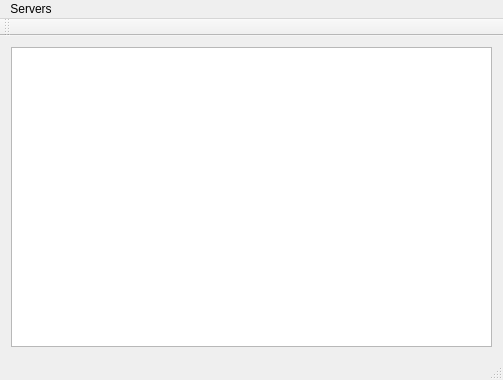
<?xml version="1.0" encoding="UTF-8"?>
<ui version="4.0">
 <class>MainWindow</class>
 <widget class="QMainWindow" name="MainWindow">
  <property name="geometry">
   <rect>
    <x>0</x>
    <y>0</y>
    <width>503</width>
    <height>380</height>
   </rect>
  </property>
  <property name="windowTitle">
   <string extracomment="Don'tblame me for the title">A Snappily Named MongoDB Experiment</string>
  </property>
  <widget class="QWidget" name="centralWidget">
   <layout class="QHBoxLayout" name="horizontalLayout">
    <item>
     <widget class="MongoExplorerView" name="mongoExplorerView"/>
    </item>
   </layout>
  </widget>
  <widget class="QMenuBar" name="menuBar">
   <property name="geometry">
    <rect>
     <x>0</x>
     <y>0</y>
     <width>503</width>
     <height>24</height>
    </rect>
   </property>
   <widget class="QMenu" name="menuServers">
    <property name="title">
     <string>Servers</string>
    </property>
    <addaction name="action_AddServer"/>
   </widget>
   <addaction name="menuServers"/>
  </widget>
  <widget class="QToolBar" name="mainToolBar">
   <attribute name="toolBarArea">
    <enum>TopToolBarArea</enum>
   </attribute>
   <attribute name="toolBarBreak">
    <bool>false</bool>
   </attribute>
  </widget>
  <widget class="QStatusBar" name="statusBar"/>
  <action name="action_AddServer">
   <property name="icon">
    <iconset resource="resources.qrc">
     <normaloff>:/icons/server_add</normaloff>:/icons/server_add</iconset>
   </property>
   <property name="text">
    <string>&amp;Add</string>
   </property>
   <property name="toolTip">
    <string>Add a new MongoDB Server</string>
   </property>
  </action>
 </widget>
 <layoutdefault spacing="6" margin="11"/>
 <customwidgets>
  <customwidget>
   <class>MongoExplorerView</class>
   <extends>QTreeView</extends>
   <header location="global">mongoexplorerview.h</header>
  </customwidget>
 </customwidgets>
 <resources>
  <include location="resources.qrc"/>
 </resources>
 <connections>
  <connection>
   <sender>action_AddServer</sender>
   <signal>triggered()</signal>
   <receiver>MainWindow</receiver>
   <slot>openServerDialog()</slot>
   <hints>
    <hint type="sourcelabel">
     <x>-1</x>
     <y>-1</y>
    </hint>
    <hint type="destinationlabel">
     <x>199</x>
     <y>149</y>
    </hint>
   </hints>
  </connection>
 </connections>
 <slots>
  <slot>openServerDialog()</slot>
 </slots>
</ui>
